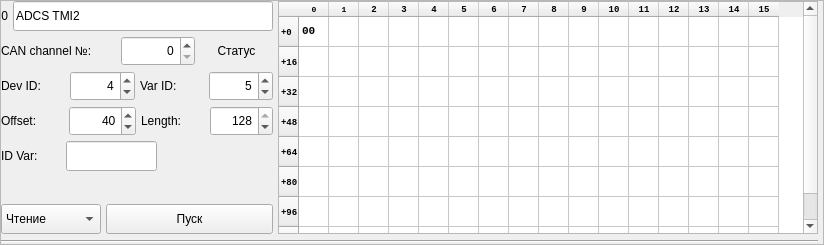
<?xml version="1.0" encoding="UTF-8"?>
<ui version="4.0">
 <class>Frame</class>
 <widget class="QFrame" name="Frame">
  <property name="geometry">
   <rect>
    <x>0</x>
    <y>0</y>
    <width>824</width>
    <height>245</height>
   </rect>
  </property>
  <property name="sizePolicy">
   <sizepolicy hsizetype="Fixed" vsizetype="Fixed">
    <horstretch>0</horstretch>
    <verstretch>0</verstretch>
   </sizepolicy>
  </property>
  <property name="minimumSize">
   <size>
    <width>810</width>
    <height>245</height>
   </size>
  </property>
  <property name="windowTitle">
   <string>Frame</string>
  </property>
  <property name="frameShape">
   <enum>QFrame::StyledPanel</enum>
  </property>
  <property name="frameShadow">
   <enum>QFrame::Raised</enum>
  </property>
  <layout class="QGridLayout" name="gridLayout_2" rowstretch="0,0" columnstretch="0,0,0">
   <property name="leftMargin">
    <number>0</number>
   </property>
   <property name="topMargin">
    <number>0</number>
   </property>
   <property name="rightMargin">
    <number>5</number>
   </property>
   <property name="bottomMargin">
    <number>0</number>
   </property>
   <property name="spacing">
    <number>5</number>
   </property>
   <item row="0" column="0">
    <layout class="QGridLayout" name="gridLayout">
     <property name="spacing">
      <number>5</number>
     </property>
     <item row="0" column="0">
      <layout class="QHBoxLayout" name="horizontalLayout_6">
       <item>
        <widget class="QLabel" name="numLabel">
         <property name="sizePolicy">
          <sizepolicy hsizetype="Preferred" vsizetype="Minimum">
           <horstretch>0</horstretch>
           <verstretch>0</verstretch>
          </sizepolicy>
         </property>
         <property name="minimumSize">
          <size>
           <width>0</width>
           <height>25</height>
          </size>
         </property>
         <property name="text">
          <string>0</string>
         </property>
         <property name="alignment">
          <set>Qt::AlignRight|Qt::AlignTrailing|Qt::AlignVCenter</set>
         </property>
        </widget>
       </item>
       <item>
        <widget class="QLineEdit" name="nameLine">
         <property name="sizePolicy">
          <sizepolicy hsizetype="Expanding" vsizetype="Fixed">
           <horstretch>0</horstretch>
           <verstretch>0</verstretch>
          </sizepolicy>
         </property>
         <property name="minimumSize">
          <size>
           <width>0</width>
           <height>30</height>
          </size>
         </property>
         <property name="text">
          <string>ADCS TMI2</string>
         </property>
        </widget>
       </item>
      </layout>
     </item>
     <item row="1" column="0">
      <layout class="QHBoxLayout" name="horizontalLayout_5">
       <item>
        <widget class="QLabel" name="CANChanNUMLabel">
         <property name="sizePolicy">
          <sizepolicy hsizetype="Minimum" vsizetype="Preferred">
           <horstretch>0</horstretch>
           <verstretch>0</verstretch>
          </sizepolicy>
         </property>
         <property name="minimumSize">
          <size>
           <width>115</width>
           <height>30</height>
          </size>
         </property>
         <property name="text">
          <string>CAN channel №:</string>
         </property>
        </widget>
       </item>
       <item>
        <widget class="QSpinBox" name="CANChanNUMSBox">
         <property name="minimumSize">
          <size>
           <width>50</width>
           <height>30</height>
          </size>
         </property>
         <property name="alignment">
          <set>Qt::AlignRight|Qt::AlignTrailing|Qt::AlignVCenter</set>
         </property>
         <property name="maximum">
          <number>1</number>
         </property>
        </widget>
       </item>
       <item>
        <widget class="QLabel" name="statusLabel">
         <property name="sizePolicy">
          <sizepolicy hsizetype="Minimum" vsizetype="Preferred">
           <horstretch>0</horstretch>
           <verstretch>0</verstretch>
          </sizepolicy>
         </property>
         <property name="minimumSize">
          <size>
           <width>50</width>
           <height>25</height>
          </size>
         </property>
         <property name="text">
          <string>Статус</string>
         </property>
         <property name="alignment">
          <set>Qt::AlignCenter</set>
         </property>
        </widget>
       </item>
      </layout>
     </item>
     <item row="2" column="0">
      <layout class="QHBoxLayout" name="horizontalLayout">
       <item>
        <widget class="QLabel" name="devIDLabel">
         <property name="sizePolicy">
          <sizepolicy hsizetype="Minimum" vsizetype="Minimum">
           <horstretch>0</horstretch>
           <verstretch>0</verstretch>
          </sizepolicy>
         </property>
         <property name="minimumSize">
          <size>
           <width>60</width>
           <height>30</height>
          </size>
         </property>
         <property name="text">
          <string>Dev ID:</string>
         </property>
        </widget>
       </item>
       <item>
        <widget class="QSpinBox" name="devIDSBox">
         <property name="sizePolicy">
          <sizepolicy hsizetype="Preferred" vsizetype="Minimum">
           <horstretch>0</horstretch>
           <verstretch>0</verstretch>
          </sizepolicy>
         </property>
         <property name="minimumSize">
          <size>
           <width>60</width>
           <height>30</height>
          </size>
         </property>
         <property name="alignment">
          <set>Qt::AlignRight|Qt::AlignTrailing|Qt::AlignVCenter</set>
         </property>
         <property name="minimum">
          <number>1</number>
         </property>
         <property name="maximum">
          <number>32</number>
         </property>
         <property name="value">
          <number>4</number>
         </property>
        </widget>
       </item>
       <item>
        <widget class="QLabel" name="varIDLabel">
         <property name="sizePolicy">
          <sizepolicy hsizetype="Minimum" vsizetype="Minimum">
           <horstretch>0</horstretch>
           <verstretch>0</verstretch>
          </sizepolicy>
         </property>
         <property name="minimumSize">
          <size>
           <width>60</width>
           <height>30</height>
          </size>
         </property>
         <property name="text">
          <string>Var ID:</string>
         </property>
        </widget>
       </item>
       <item>
        <widget class="QSpinBox" name="varIDSBox">
         <property name="sizePolicy">
          <sizepolicy hsizetype="Preferred" vsizetype="Minimum">
           <horstretch>0</horstretch>
           <verstretch>0</verstretch>
          </sizepolicy>
         </property>
         <property name="minimumSize">
          <size>
           <width>60</width>
           <height>30</height>
          </size>
         </property>
         <property name="alignment">
          <set>Qt::AlignRight|Qt::AlignTrailing|Qt::AlignVCenter</set>
         </property>
         <property name="minimum">
          <number>0</number>
         </property>
         <property name="maximum">
          <number>32</number>
         </property>
         <property name="value">
          <number>5</number>
         </property>
        </widget>
       </item>
      </layout>
     </item>
     <item row="3" column="0">
      <layout class="QHBoxLayout" name="horizontalLayout_2">
       <item>
        <widget class="QLabel" name="offsetLabel">
         <property name="sizePolicy">
          <sizepolicy hsizetype="Minimum" vsizetype="Minimum">
           <horstretch>0</horstretch>
           <verstretch>0</verstretch>
          </sizepolicy>
         </property>
         <property name="minimumSize">
          <size>
           <width>60</width>
           <height>30</height>
          </size>
         </property>
         <property name="text">
          <string>Offset:</string>
         </property>
        </widget>
       </item>
       <item>
        <widget class="QSpinBox" name="offsetSBox">
         <property name="sizePolicy">
          <sizepolicy hsizetype="Preferred" vsizetype="Minimum">
           <horstretch>0</horstretch>
           <verstretch>0</verstretch>
          </sizepolicy>
         </property>
         <property name="minimumSize">
          <size>
           <width>60</width>
           <height>30</height>
          </size>
         </property>
         <property name="alignment">
          <set>Qt::AlignRight|Qt::AlignTrailing|Qt::AlignVCenter</set>
         </property>
         <property name="maximum">
          <number>100000000</number>
         </property>
         <property name="value">
          <number>40</number>
         </property>
        </widget>
       </item>
       <item>
        <widget class="QLabel" name="lengthLabel">
         <property name="sizePolicy">
          <sizepolicy hsizetype="Minimum" vsizetype="Minimum">
           <horstretch>0</horstretch>
           <verstretch>0</verstretch>
          </sizepolicy>
         </property>
         <property name="minimumSize">
          <size>
           <width>60</width>
           <height>0</height>
          </size>
         </property>
         <property name="text">
          <string>Length:</string>
         </property>
        </widget>
       </item>
       <item>
        <widget class="QSpinBox" name="lengthSBox">
         <property name="sizePolicy">
          <sizepolicy hsizetype="Preferred" vsizetype="Minimum">
           <horstretch>0</horstretch>
           <verstretch>0</verstretch>
          </sizepolicy>
         </property>
         <property name="minimumSize">
          <size>
           <width>60</width>
           <height>30</height>
          </size>
         </property>
         <property name="alignment">
          <set>Qt::AlignRight|Qt::AlignTrailing|Qt::AlignVCenter</set>
         </property>
         <property name="minimum">
          <number>1</number>
         </property>
         <property name="maximum">
          <number>128</number>
         </property>
         <property name="value">
          <number>128</number>
         </property>
        </widget>
       </item>
      </layout>
     </item>
     <item row="4" column="0">
      <layout class="QHBoxLayout" name="horizontalLayout_3" stretch="0,0,0">
       <item>
        <widget class="QLabel" name="idVarLabel">
         <property name="sizePolicy">
          <sizepolicy hsizetype="Preferred" vsizetype="Fixed">
           <horstretch>0</horstretch>
           <verstretch>0</verstretch>
          </sizepolicy>
         </property>
         <property name="minimumSize">
          <size>
           <width>60</width>
           <height>30</height>
          </size>
         </property>
         <property name="text">
          <string>ID Var: </string>
         </property>
        </widget>
       </item>
       <item>
        <widget class="QLineEdit" name="idVarLine">
         <property name="sizePolicy">
          <sizepolicy hsizetype="Minimum" vsizetype="Minimum">
           <horstretch>0</horstretch>
           <verstretch>0</verstretch>
          </sizepolicy>
         </property>
         <property name="minimumSize">
          <size>
           <width>60</width>
           <height>30</height>
          </size>
         </property>
         <property name="font">
          <font>
           <pointsize>7</pointsize>
          </font>
         </property>
         <property name="readOnly">
          <bool>false</bool>
         </property>
        </widget>
       </item>
       <item>
        <spacer name="horizontalSpacer">
         <property name="orientation">
          <enum>Qt::Horizontal</enum>
         </property>
         <property name="sizeHint" stdset="0">
          <size>
           <width>0</width>
           <height>20</height>
          </size>
         </property>
        </spacer>
       </item>
      </layout>
     </item>
     <item row="6" column="0">
      <layout class="QHBoxLayout" name="horizontalLayout_4">
       <item>
        <widget class="QComboBox" name="modeBox">
         <property name="sizePolicy">
          <sizepolicy hsizetype="Minimum" vsizetype="Fixed">
           <horstretch>0</horstretch>
           <verstretch>0</verstretch>
          </sizepolicy>
         </property>
         <property name="minimumSize">
          <size>
           <width>100</width>
           <height>30</height>
          </size>
         </property>
         <item>
          <property name="text">
           <string>Чтение</string>
          </property>
         </item>
         <item>
          <property name="text">
           <string>Запись</string>
          </property>
         </item>
        </widget>
       </item>
       <item>
        <widget class="QPushButton" name="actionPButton">
         <property name="sizePolicy">
          <sizepolicy hsizetype="Expanding" vsizetype="Fixed">
           <horstretch>0</horstretch>
           <verstretch>0</verstretch>
          </sizepolicy>
         </property>
         <property name="minimumSize">
          <size>
           <width>50</width>
           <height>30</height>
          </size>
         </property>
         <property name="text">
          <string>Пуск</string>
         </property>
        </widget>
       </item>
      </layout>
     </item>
     <item row="5" column="0">
      <spacer name="verticalSpacer">
       <property name="orientation">
        <enum>Qt::Vertical</enum>
       </property>
       <property name="sizeHint" stdset="0">
        <size>
         <width>20</width>
         <height>0</height>
        </size>
       </property>
      </spacer>
     </item>
    </layout>
   </item>
   <item row="1" column="0" colspan="3">
    <widget class="Line" name="line">
     <property name="minimumSize">
      <size>
       <width>750</width>
       <height>5</height>
      </size>
     </property>
     <property name="lineWidth">
      <number>1</number>
     </property>
     <property name="orientation">
      <enum>Qt::Horizontal</enum>
     </property>
    </widget>
   </item>
   <item row="0" column="1" colspan="2">
    <widget class="QTableWidget" name="dataTable">
     <property name="sizePolicy">
      <sizepolicy hsizetype="Preferred" vsizetype="Minimum">
       <horstretch>0</horstretch>
       <verstretch>0</verstretch>
      </sizepolicy>
     </property>
     <property name="minimumSize">
      <size>
       <width>540</width>
       <height>150</height>
      </size>
     </property>
     <property name="font">
      <font>
       <family>Courier New</family>
       <pointsize>8</pointsize>
       <bold>true</bold>
      </font>
     </property>
     <property name="verticalScrollBarPolicy">
      <enum>Qt::ScrollBarAlwaysOn</enum>
     </property>
     <property name="horizontalScrollBarPolicy">
      <enum>Qt::ScrollBarAlwaysOff</enum>
     </property>
     <property name="tabKeyNavigation">
      <bool>false</bool>
     </property>
     <property name="wordWrap">
      <bool>false</bool>
     </property>
     <property name="rowCount">
      <number>8</number>
     </property>
     <property name="columnCount">
      <number>16</number>
     </property>
     <attribute name="horizontalHeaderVisible">
      <bool>true</bool>
     </attribute>
     <attribute name="horizontalHeaderCascadingSectionResizes">
      <bool>false</bool>
     </attribute>
     <attribute name="horizontalHeaderMinimumSectionSize">
      <number>30</number>
     </attribute>
     <attribute name="horizontalHeaderDefaultSectionSize">
      <number>30</number>
     </attribute>
     <attribute name="horizontalHeaderShowSortIndicator" stdset="0">
      <bool>false</bool>
     </attribute>
     <attribute name="horizontalHeaderStretchLastSection">
      <bool>false</bool>
     </attribute>
     <attribute name="verticalHeaderMinimumSectionSize">
      <number>30</number>
     </attribute>
     <attribute name="verticalHeaderDefaultSectionSize">
      <number>30</number>
     </attribute>
     <attribute name="verticalHeaderStretchLastSection">
      <bool>false</bool>
     </attribute>
     <row>
      <property name="text">
       <string>+0</string>
      </property>
      <property name="font">
       <font>
        <pointsize>7</pointsize>
       </font>
      </property>
     </row>
     <row>
      <property name="text">
       <string>+16</string>
      </property>
      <property name="font">
       <font>
        <pointsize>7</pointsize>
       </font>
      </property>
     </row>
     <row>
      <property name="text">
       <string>+32</string>
      </property>
      <property name="font">
       <font>
        <pointsize>7</pointsize>
       </font>
      </property>
     </row>
     <row>
      <property name="text">
       <string>+48</string>
      </property>
      <property name="font">
       <font>
        <pointsize>7</pointsize>
       </font>
      </property>
     </row>
     <row>
      <property name="text">
       <string>+64</string>
      </property>
      <property name="font">
       <font>
        <pointsize>7</pointsize>
       </font>
      </property>
     </row>
     <row>
      <property name="text">
       <string>+80</string>
      </property>
      <property name="font">
       <font>
        <pointsize>7</pointsize>
       </font>
      </property>
     </row>
     <row>
      <property name="text">
       <string>+96</string>
      </property>
      <property name="font">
       <font>
        <pointsize>7</pointsize>
       </font>
      </property>
     </row>
     <row>
      <property name="text">
       <string>+112</string>
      </property>
      <property name="font">
       <font>
        <pointsize>5</pointsize>
       </font>
      </property>
     </row>
     <column>
      <property name="text">
       <string>0</string>
      </property>
      <property name="font">
       <font>
        <pointsize>6</pointsize>
       </font>
      </property>
     </column>
     <column>
      <property name="text">
       <string>1</string>
      </property>
      <property name="font">
       <font>
        <pointsize>6</pointsize>
       </font>
      </property>
     </column>
     <column>
      <property name="text">
       <string>2</string>
      </property>
      <property name="font">
       <font>
        <pointsize>7</pointsize>
       </font>
      </property>
     </column>
     <column>
      <property name="text">
       <string>3</string>
      </property>
      <property name="font">
       <font>
        <pointsize>7</pointsize>
       </font>
      </property>
     </column>
     <column>
      <property name="text">
       <string>4</string>
      </property>
      <property name="font">
       <font>
        <pointsize>7</pointsize>
       </font>
      </property>
     </column>
     <column>
      <property name="text">
       <string>5</string>
      </property>
      <property name="font">
       <font>
        <pointsize>7</pointsize>
       </font>
      </property>
     </column>
     <column>
      <property name="text">
       <string>6</string>
      </property>
      <property name="font">
       <font>
        <pointsize>7</pointsize>
       </font>
      </property>
     </column>
     <column>
      <property name="text">
       <string>7</string>
      </property>
      <property name="font">
       <font>
        <pointsize>7</pointsize>
       </font>
      </property>
     </column>
     <column>
      <property name="text">
       <string>8</string>
      </property>
      <property name="font">
       <font>
        <pointsize>7</pointsize>
       </font>
      </property>
     </column>
     <column>
      <property name="text">
       <string>9</string>
      </property>
      <property name="font">
       <font>
        <pointsize>7</pointsize>
       </font>
      </property>
     </column>
     <column>
      <property name="text">
       <string>10</string>
      </property>
      <property name="font">
       <font>
        <pointsize>7</pointsize>
       </font>
      </property>
     </column>
     <column>
      <property name="text">
       <string>11</string>
      </property>
      <property name="font">
       <font>
        <pointsize>7</pointsize>
       </font>
      </property>
     </column>
     <column>
      <property name="text">
       <string>12</string>
      </property>
      <property name="font">
       <font>
        <pointsize>7</pointsize>
       </font>
      </property>
     </column>
     <column>
      <property name="text">
       <string>13</string>
      </property>
      <property name="font">
       <font>
        <pointsize>7</pointsize>
       </font>
      </property>
     </column>
     <column>
      <property name="text">
       <string>14</string>
      </property>
      <property name="font">
       <font>
        <pointsize>7</pointsize>
       </font>
      </property>
     </column>
     <column>
      <property name="text">
       <string>15</string>
      </property>
      <property name="font">
       <font>
        <pointsize>7</pointsize>
       </font>
      </property>
     </column>
     <item row="0" column="0">
      <property name="text">
       <string>00</string>
      </property>
     </item>
    </widget>
   </item>
  </layout>
 </widget>
 <tabstops>
  <tabstop>nameLine</tabstop>
  <tabstop>CANChanNUMSBox</tabstop>
  <tabstop>devIDSBox</tabstop>
  <tabstop>varIDSBox</tabstop>
  <tabstop>offsetSBox</tabstop>
  <tabstop>lengthSBox</tabstop>
  <tabstop>modeBox</tabstop>
  <tabstop>actionPButton</tabstop>
  <tabstop>idVarLine</tabstop>
  <tabstop>dataTable</tabstop>
 </tabstops>
 <resources/>
 <connections/>
</ui>
